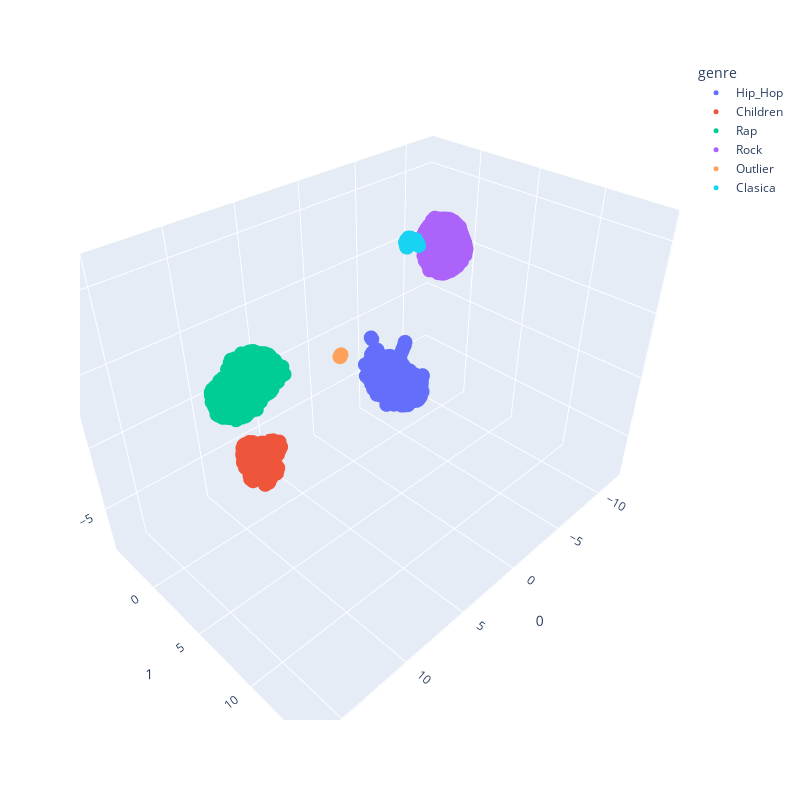

Here is the notebook cell this chart was saved with:
### Code cell
fig_3d = px.scatter_3d(
    embedding, x=0, y=1, z=2,
    color=df_pred.cluster_pred_ds, labels={'color': 'genre'},
    width=800, height=800
)
fig_3d.update_traces(marker_size=5)

fig_3d.show()

### Figure 1 — Plotly figure (JSON) as saved in the notebook; plotly's stock layout.template omitted (floating-point values rounded to 4 significant figures; data arrays with more than 128 entries replaced by an {"elided": "..."} marker saying what was removed)
{"data": [{"hovertemplate": "genre=Hip_Hop<br>0=%{x}<br>1=%{y}<br>2=%{z}<extra></extra>", "legendgroup": "Hip_Hop", "marker": {"color": "#636efa", "size": 5, "symbol": "circle"}, "mode": "markers", "name": "Hip_Hop", "scene": "scene", "showlegend": true, "type": "scatter3d", "x": {"elided": "2636 float values"}, "y": {"elided": "2636 float values"}, "z": {"elided": "2636 float values"}}, {"hovertemplate": "genre=Children<br>0=%{x}<br>1=%{y}<br>2=%{z}<extra></extra>", "legendgroup": "Children", "marker": {"color": "#EF553B", "size": 5, "symbol": "circle"}, "mode": "markers", "name": "Children", "scene": "scene", "showlegend": true, "type": "scatter3d", "x": {"elided": "2876 float values"}, "y": {"elided": "2876 float values"}, "z": {"elided": "2876 float values"}}, {"hovertemplate": "genre=Rap<br>0=%{x}<br>1=%{y}<br>2=%{z}<extra></extra>", "legendgroup": "Rap", "marker": {"color": "#00cc96", "size": 5, "symbol": "circle"}, "mode": "markers", "name": "Rap", "scene": "scene", "showlegend": true, "type": "scatter3d", "x": {"elided": "2997 float values"}, "y": {"elided": "2997 float values"}, "z": {"elided": "2997 float values"}}, {"hovertemplate": "genre=Rock<br>0=%{x}<br>1=%{y}<br>2=%{z}<extra></extra>", "legendgroup": "Rock", "marker": {"color": "#ab63fa", "size": 5, "symbol": "circle"}, "mode": "markers", "name": "Rock", "scene": "scene", "showlegend": true, "type": "scatter3d", "x": {"elided": "5138 float values"}, "y": {"elided": "5138 float values"}, "z": {"elided": "5138 float values"}}, {"hovertemplate": "genre=Outlier<br>0=%{x}<br>1=%{y}<br>2=%{z}<extra></extra>", "legendgroup": "Outlier", "marker": {"color": "#FFA15A", "size": 5, "symbol": "circle"}, "mode": "markers", "name": "Outlier", "scene": "scene", "showlegend": true, "type": "scatter3d", "x": [7.834, 7.834, 7.834, 2.844, 2.536, 2.554, 2.51, 2.843, 2.747, 2.885, 2.863, 2.92, 2.834, 2.899, 2.539, 2.533, 2.919, 2.893, 2.888, 2.723, 2.826, 2.588, 2.857, 2.86, 2.528, 2.763, 2.778, 2.872, 2.533, 2.909, 2.875, 2.859, 2.541, 2.567, 2.919, 2.839, 2.765, 2.867, 2.521, 2.831, 2.848, 2.634, 2.687, 2.751, 2.869, 2.842, 2.904, 2.537, 2.7, 2.719, 2.858, 2.871, 2.645, 2.721, 2.734, 2.827, 2.888, 2.69, 2.683, 2.554, 2.702, 2.9, 2.727, 2.886, 2.641, 2.851, 2.715, 2.858, 2.718, 2.577, 2.588, 2.724, 2.855, 2.703, 2.867, 2.749, 2.786, 2.903, 2.689, 2.724, 2.702, 2.858, 2.699, 2.878, 2.916, 2.672, 2.879, 2.722, 2.738, 2.819], "y": [0.8171, 0.8171, 0.818, 2.081, 1.84, 1.847, 1.771, 2.094, 1.997, 2.125, 2.1, 2.164, 2.079, 2.145, 1.844, 1.792, 2.161, 2.135, 2.134, 1.988, 2.069, 1.838, 2.095, 2.098, 1.791, 2.006, 2.022, 2.113, 1.8, 2.153, 2.117, 2.098, 1.802, 1.836, 2.163, 2.081, 2.015, 2.099, 1.858, 2.071, 2.13, 1.889, 1.943, 2.0, 2.111, 2.09, 2.152, 1.802, 1.955, 1.973, 2.097, 2.117, 1.897, 1.975, 1.986, 2.07, 2.135, 1.945, 1.938, 1.863, 1.955, 2.143, 1.98, 2.127, 1.922, 2.088, 1.974, 2.105, 1.966, 1.853, 1.862, 1.971, 2.104, 1.954, 2.154, 2.006, 2.038, 2.152, 1.943, 1.973, 1.955, 2.108, 1.951, 2.121, 2.162, 1.943, 2.117, 1.977, 1.992, 2.063], "z": [1.99, 1.99, 1.99, 2.974, 2.852, 2.854, 2.79, 2.998, 2.904, 3.022, 2.983, 3.078, 2.987, 3.054, 2.86, 2.823, 3.07, 3.04, 3.042, 2.891, 2.976, 2.743, 2.989, 2.989, 2.818, 2.92, 2.936, 3.01, 2.825, 3.062, 3.023, 2.992, 2.816, 2.839, 3.07, 2.981, 2.912, 2.99, 2.901, 2.97, 3.065, 2.803, 2.848, 2.907, 3.014, 2.99, 3.06, 2.826, 2.862, 2.881, 2.989, 3.022, 2.828, 2.882, 2.893, 2.973, 3.038, 2.848, 2.849, 2.882, 2.865, 3.049, 2.887, 3.03, 2.882, 2.983, 2.892, 3.009, 2.873, 2.848, 2.848, 2.881, 3.008, 2.866, 3.094, 2.916, 2.947, 3.066, 2.85, 2.87, 2.864, 3.012, 2.858, 3.026, 3.071, 2.882, 3.006, 2.886, 2.898, 2.967]}, {"hovertemplate": "genre=Clasica<br>0=%{x}<br>1=%{y}<br>2=%{z}<extra></extra>", "legendgroup": "Clasica", "marker": {"color": "#19d3f3", "size": 5, "symbol": "circle"}, "mode": "markers", "name": "Clasica", "scene": "scene", "showlegend": true, "type": "scatter3d", "x": {"elided": "229 float values"}, "y": {"elided": "229 float values"}, "z": {"elided": "229 float values"}}], "layout": {"height": 800, "legend": {"title": {"text": "genre"}, "tracegroupgap": 0}, "margin": {"t": 60}, "scene": {"domain": {"x": [0, 1], "y": [0, 1]}, "xaxis": {"title": {"text": "0"}}, "yaxis": {"title": {"text": "1"}}, "zaxis": {"title": {"text": "2"}}}, "width": 800}}
